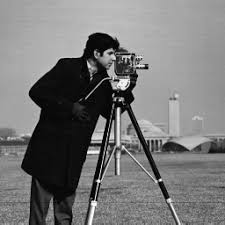
#> input picture Lab0/cameraman.png, 225 x 225 px
$ jupyter execute --allow-errors Plotting.ipynb   (older library calls are emulated)
#> lines starting #> are read from the running program, lines starting #| are printed output that depends on the picture
# Mathematical functions

Following are some commonly used functions, where variables x and y can be numbers,
vectors, or matrices.
<html>
<head>
<style>
table {
    font-family: arial, sans-serif;
    border: 1px solid black;
    border-collapse: collapse;
    width: 100%;
}

</style>
</head>
<body>

<table style="width:100%">

  <tr>
    <td>cos(x)</td>
    <td>Cosine</td>
    <td>abs(x)</td>
    <td>Absolute value</td>
  </tr>

  <tr>
    <td>sin(x)</td>
    <td>Sine</td>
    <td>sign(x) </td>
    <td>Signum function</td>
  </tr>

  <tr>
    <td>tan(x) </td>
    <td> Tangent</td>
    <td>max(x)</td>
    <td>Maximum value</td>
  </tr>

  <tr>
    <td>arccos(x)   </td>
    <td>Arc cosine </td>
    <td>min(x)</td>
    <td>Minimum value</td>
  </tr>

  <tr>
    <td>arcsin(x)      </td>
    <td> Arc sine</td>
    <td>ceil(x)</td>
    <td>Round towards +∞</td>
  </tr>

  <tr>
    <td>arctan(x)  </td>
    <td>Arc tangent  </td>
    <td>floor(x)  </td>
    <td>Round towards −∞ </td>


  </tr>

  <tr>
    <td>exp(x)  </td>
    <td>Exponential </td>
    <td>round(x) </td>
    <td>Round to nearest integer </td>
  </tr>

  <tr>
    <td>sqrt(x)  </td>
    <td>Square root    </td>
    <td>remainder(x)   </td>
    <td>Remainder after division     </td>
  </tr>

  <tr>
    <td>log(x)   </td>
    <td>Natural logarithm    </td>
    <td>angle(x)    </td>
    <td>Phase angle   </td>
  </tr>

  <tr>
    <td>log10(x)  </td>
    <td>Common logarithm  </td>
    <td>conj(x)   </td>
    <td>Complex conjugate     </td>
  </tr>

</table>

</body>
</html>

Example 1 plots 'cosine' and 'sine' functions in the range [0 $2\pi$) usign subplots sharing x-axis and example 2 plots 'Signum' and 'Exponential' functions in the range [-1 1) usign subplots sharing y-axis.

[cell 1]
# Example 1
import numpy as np
import matplotlib.pyplot as pyplot

x=np.arange(0, 2*np.pi, np.pi/10)
y=np.cos(x)
z=np.sin(x)
f, axarr = pyplot.subplots(2, sharex=True)   #Sharing X-axis
axarr[0].stem(x,y)
axarr[0].set_title('Cosine plot')
axarr[1].stem(x,z)
axarr[1].set_title('Sine plot')
#print(z)
#pyplot.stem(x,y);
pyplot.show()
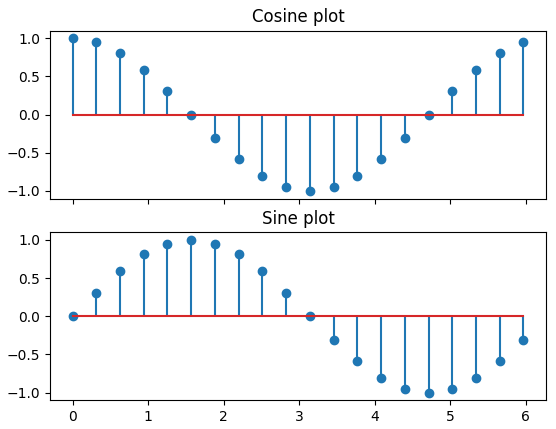
#> figure drawn by matplotlib, 2 panels; panel 2: curve peaks at x = 1.57, y = 1

[cell 2]
# Example 2
import numpy as np
import matplotlib.pyplot as pyplot
x=np.arange(-1, 1, 0.1)
y=np.sign(x)
z=np.exp(x)
f, (ax1, ax2) = pyplot.subplots(1, 2, sharey=True)  #Sharing Y axis
ax1.stem(x,y)
ax1.set_title('Signum function')
ax2.stem(x,z)
ax2.set_title('Exponential function')

pyplot.show()
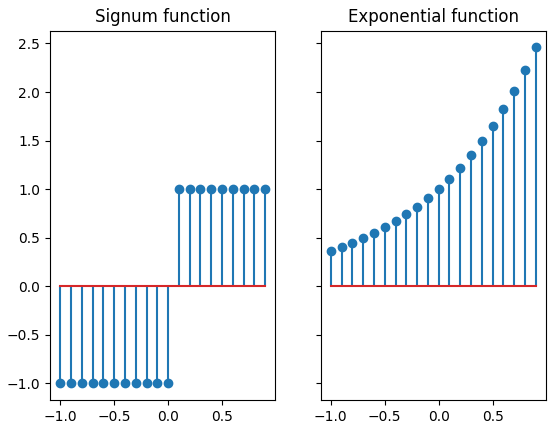
#> figure drawn by matplotlib, 2 panels; panel 1: curve peaks at x = 0.1, y = 1

# Multiple data sets in one plot

Multiple $(x, y)$ pairs arguments create multiple graphs with a single call to plot. For example, these statements plot three related functions of $x: y_1 = 2 cos(x), y_2 = cos(x)$, and $y_3 = 0.5cos(x)$, in the interval $0 ≤ x ≤ 2\pi$.

### Specifying line styles and colors

It is possible to specify line styles, colors, and markers using the command specifie in Example 3.

<html>
<head>
<style>
table {
    font-family: arial, sans-serif;
    border: 1px solid black;
    border-collapse: collapse;
    width: 100%;
}

</style>
</head>
<body>

<table style="width:100%">

  <tr>
    <th>Symbol</th>
    <th>Color</th>
    <th>Symbol</th>
    <th>Line Style</th>
    <th>Symbol</th>
    <th>Marker</th>
  </tr>

  <tr>
    <td>k</td>
    <td>Black</td>
    <td>-</td>
    <td>Solid</td>
    <td>,</td>
    <td>pixel</td>
  </tr>

  <tr>
    <td>r </td>
    <td> Red</td>
    <td>--</td>
    <td>Dashed</td>
    <td>o</td>
    <td>circle</td>

  </tr>

  <tr>
    <td>b </td>
    <td> Blue</td>
    <td>:</td>
    <td>Dotted</td>
    <td>+</td>
    <td>Plus sign</td>
  </tr>

  <tr>
    <td>g </td>
    <td> Green</td>
    <td>-.</td>
    <td>Dash-dot</td>
    <td>v</td>
    <td>Triangle_down</td>
  </tr>
  <tr>
    <td>c </td>
    <td> Cyan</td>
    <td></td>
    <td></td>
    <td>^</td>
    <td>Triangle_up</td>
  </tr>

  <tr>
    <td>m </td>
    <td> Magenta</td>
    <td></td>
    <td></td>
    <td>></td>
    <td>Triangle_right</td>
  </tr>

  <tr>
    <td>y </td>
    <td> yellow</td>
    <td></td>
    <td></td>
    <td>s</td>
    <td>Square</td>
  </tr>

  <tr>
    <td></td>
    <td></td>
    <td></td>
    <td></td>
    <td>p</td>
    <td>Pentagon</td>
  </tr>

   <tr>
    <td></td>
    <td></td>
    <td></td>
    <td></td>
    <td>*</td>
    <td>Star</td>
  </tr>


  </table>

</body>
</html>

[cell 3]
# Example 3
import numpy as np
import matplotlib.pyplot as pyplot

x=np.arange(0, 2*np.pi, np.pi/15)
y1=2*np.cos(x)
y2=np.cos(x)
y3=0.5*np.cos(x)
fig, ax = pyplot.subplots()

#Dash style dashes = [20, 5, 20, 5]  means 20 points on, 5 off, 20 on, 5 off
line1 = ax.plot(x, y1, '--', linewidth=2, dashes=[20, 5, 20, 5], label='2cos(x)')

#Line styles
line2 = ax.plot(x,y2, linestyle='--', color='r', linewidth=3, label='cos(x)')

#Marker style
line3 = ax.plot(x,y3, marker='v', linewidth=1, label='0.5cos(x)')

ax.legend(loc='lower right')

pyplot.show()
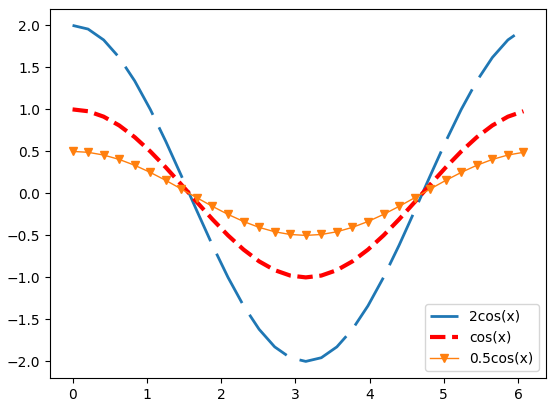
#> figure drawn by matplotlib, 1 panel; curve peaks at x = 0, y = 2; curve peaks at x = 0, y = 1; curve peaks at x = 0, y = 0.5

## Log plot

[cell 4]
# log y axis
import numpy as np
import matplotlib.pyplot as plt
t = np.arange(0.01, 20.0, 0.01)
plt.semilogy(t, np.exp(-t/5.0))
plt.title('semilogy')
plt.grid(True)
plt.show()
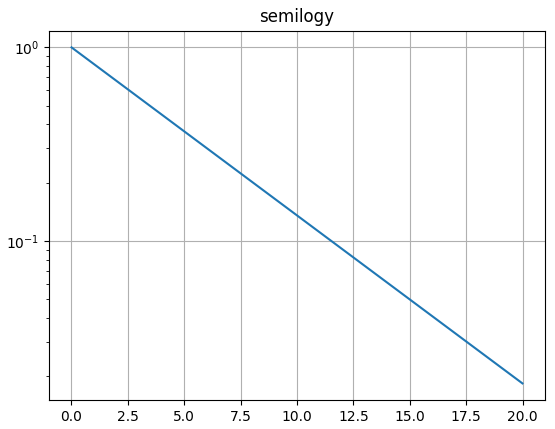
#> figure drawn by matplotlib, 1 panel; curve peaks at x = 0.01, y = 0.998

[cell 5]
# log x axis
import numpy as np
import matplotlib.pyplot as plt
t = np.arange(0.01, 20.0, 0.01)
plt.semilogx(t, np.sin(2*np.pi*t))
plt.title('semilogx')
plt.grid(True)
plt.show()
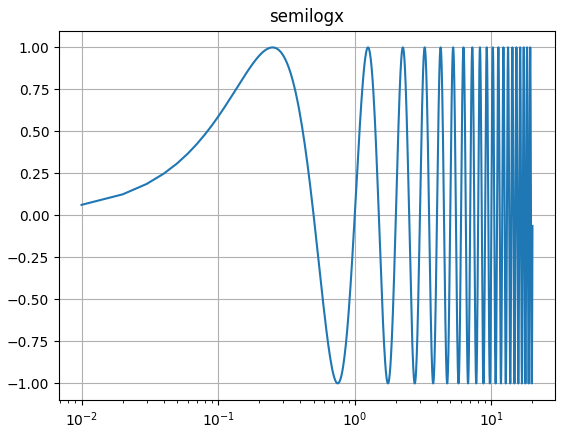
#> figure drawn by matplotlib, 1 panel; curve peaks at x = 0.25, y = 1

[cell 6]
# log x and y axis
import numpy as np
import matplotlib.pyplot as plt
t = np.arange(0.01, 20.0, 0.01)
#> (the rest of this cell did not finish here and is left out)

## Plotting Histogram

The NumPy histogram function applied to an array returns a pair of vectors: the histogram of the array and the vector of bins. Beware: matplotlib also has a function to build histograms (called hist, as in Matlab) that differs from the one in NumPy. The main difference is that pylab.hist plots the histogram automatically, while numpy.histogram only generates the data.

[cell 7]
import numpy as np
import matplotlib.pyplot as plt
# Build a vector of 10000 normal deviates with variance 0.5^2 and mean 2
mu, sigma = 2, 0.5
v = np.random.normal(mu,sigma,10000)
# Plot a normalized histogram with 50 bins
plt.hist(v, bins=50, normed=1)       # matplotlib version (plot)
plt.show()
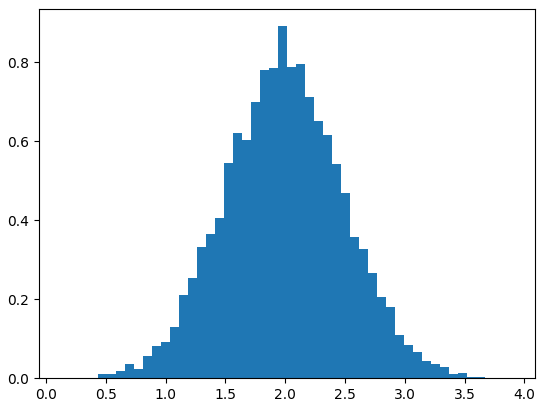
#> figure drawn by matplotlib, 1 panel; tallest bar 0.891 high, from x = 1.94 to 2.02

[cell 8]
# Compute the histogram with numpy and then plot it
(n, bins) = np.histogram(v, bins=50, normed=True)  # NumPy version (no plot)
plt.plot(.5*(bins[1:]+bins[:-1]), n)
plt.show()
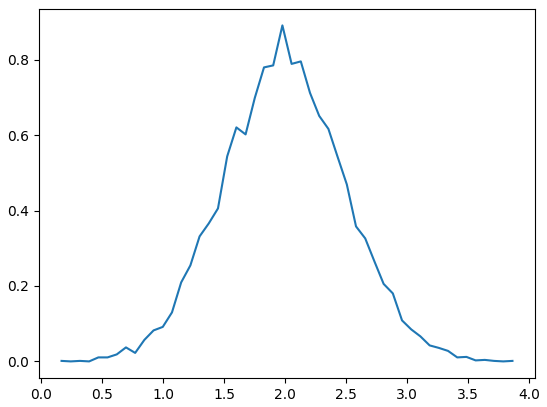
#> figure drawn by matplotlib, 1 panel; curve peaks at x = 1.98, y = 0.891

## Plotting histogram for an image

[cell 9]
import matplotlib.pyplot as plt
import matplotlib.image as mpimg
import numpy as np

img=mpimg.imread('cameraman.png',0)
#> img is the input picture: shape (225, 225, 3); min 0, max 255, mean 118.8
imgplot = plt.imshow(img)
plt.show()

[cell 10]
import numpy as np
import matplotlib.pyplot as pyplot
x=np.arange(0, 2*np.pi, np.pi/16)
y=np.cos(x)
z=np.sin(x)
pyplot.stem(x,y)
pyplot.show()
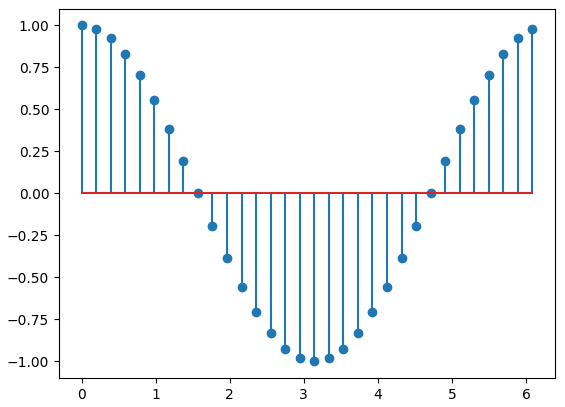
#> figure drawn by matplotlib, 1 panel; curve peaks at x = 0, y = 1

[cell 11]
import numpy as np
import matplotlib.pyplot as pyplot

x=np.arange(0, 2*np.pi, np.pi/10)
y=np.tan(x)
pyplot.stem(x,y)
pyplot.show()
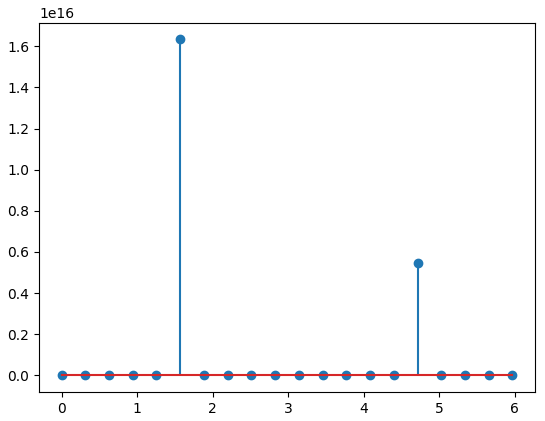
#> figure drawn by matplotlib, 1 panel; curve peaks at x = 1.57, y = 1.63e+16
print(y)
#> (the rest of this cell did not finish here and is left out)
